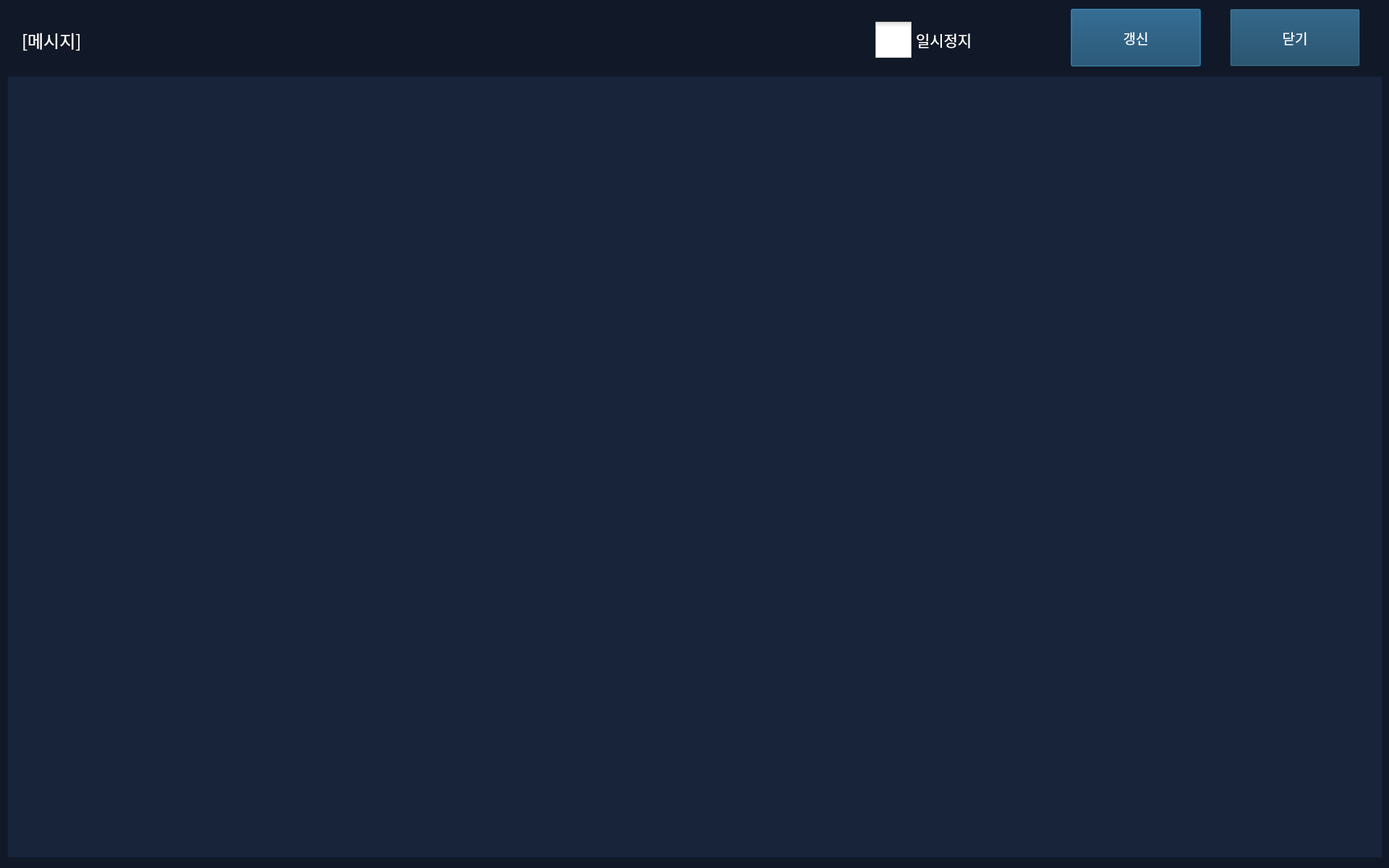
<?xml version="1.0" encoding="UTF-8"?>
<ui version="4.0">
 <class>MonView</class>
 <widget class="QDialog" name="MonView">
  <property name="geometry">
   <rect>
    <x>0</x>
    <y>0</y>
    <width>1920</width>
    <height>1200</height>
   </rect>
  </property>
  <property name="palette">
   <palette>
    <active>
     <colorrole role="WindowText">
      <brush brushstyle="SolidPattern">
       <color alpha="255">
        <red>255</red>
        <green>255</green>
        <blue>255</blue>
       </color>
      </brush>
     </colorrole>
     <colorrole role="Button">
      <brush brushstyle="SolidPattern">
       <color alpha="255">
        <red>31</red>
        <green>41</green>
        <blue>55</blue>
       </color>
      </brush>
     </colorrole>
     <colorrole role="Dark">
      <brush brushstyle="SolidPattern">
       <color alpha="255">
        <red>31</red>
        <green>41</green>
        <blue>55</blue>
       </color>
      </brush>
     </colorrole>
     <colorrole role="Text">
      <brush brushstyle="SolidPattern">
       <color alpha="255">
        <red>255</red>
        <green>255</green>
        <blue>255</blue>
       </color>
      </brush>
     </colorrole>
     <colorrole role="ButtonText">
      <brush brushstyle="SolidPattern">
       <color alpha="255">
        <red>255</red>
        <green>255</green>
        <blue>255</blue>
       </color>
      </brush>
     </colorrole>
     <colorrole role="Base">
      <brush brushstyle="SolidPattern">
       <color alpha="255">
        <red>17</red>
        <green>24</green>
        <blue>39</blue>
       </color>
      </brush>
     </colorrole>
     <colorrole role="Window">
      <brush brushstyle="SolidPattern">
       <color alpha="255">
        <red>17</red>
        <green>24</green>
        <blue>39</blue>
       </color>
      </brush>
     </colorrole>
    </active>
    <inactive>
     <colorrole role="WindowText">
      <brush brushstyle="SolidPattern">
       <color alpha="255">
        <red>255</red>
        <green>255</green>
        <blue>255</blue>
       </color>
      </brush>
     </colorrole>
     <colorrole role="Button">
      <brush brushstyle="SolidPattern">
       <color alpha="255">
        <red>31</red>
        <green>41</green>
        <blue>55</blue>
       </color>
      </brush>
     </colorrole>
     <colorrole role="Dark">
      <brush brushstyle="SolidPattern">
       <color alpha="255">
        <red>31</red>
        <green>41</green>
        <blue>55</blue>
       </color>
      </brush>
     </colorrole>
     <colorrole role="Text">
      <brush brushstyle="SolidPattern">
       <color alpha="255">
        <red>255</red>
        <green>255</green>
        <blue>255</blue>
       </color>
      </brush>
     </colorrole>
     <colorrole role="ButtonText">
      <brush brushstyle="SolidPattern">
       <color alpha="255">
        <red>255</red>
        <green>255</green>
        <blue>255</blue>
       </color>
      </brush>
     </colorrole>
     <colorrole role="Base">
      <brush brushstyle="SolidPattern">
       <color alpha="255">
        <red>17</red>
        <green>24</green>
        <blue>39</blue>
       </color>
      </brush>
     </colorrole>
     <colorrole role="Window">
      <brush brushstyle="SolidPattern">
       <color alpha="255">
        <red>17</red>
        <green>24</green>
        <blue>39</blue>
       </color>
      </brush>
     </colorrole>
    </inactive>
    <disabled>
     <colorrole role="WindowText">
      <brush brushstyle="SolidPattern">
       <color alpha="255">
        <red>31</red>
        <green>41</green>
        <blue>55</blue>
       </color>
      </brush>
     </colorrole>
     <colorrole role="Button">
      <brush brushstyle="SolidPattern">
       <color alpha="255">
        <red>31</red>
        <green>41</green>
        <blue>55</blue>
       </color>
      </brush>
     </colorrole>
     <colorrole role="Dark">
      <brush brushstyle="SolidPattern">
       <color alpha="255">
        <red>31</red>
        <green>41</green>
        <blue>55</blue>
       </color>
      </brush>
     </colorrole>
     <colorrole role="Text">
      <brush brushstyle="SolidPattern">
       <color alpha="255">
        <red>31</red>
        <green>41</green>
        <blue>55</blue>
       </color>
      </brush>
     </colorrole>
     <colorrole role="ButtonText">
      <brush brushstyle="SolidPattern">
       <color alpha="255">
        <red>31</red>
        <green>41</green>
        <blue>55</blue>
       </color>
      </brush>
     </colorrole>
     <colorrole role="Base">
      <brush brushstyle="SolidPattern">
       <color alpha="255">
        <red>17</red>
        <green>24</green>
        <blue>39</blue>
       </color>
      </brush>
     </colorrole>
     <colorrole role="Window">
      <brush brushstyle="SolidPattern">
       <color alpha="255">
        <red>17</red>
        <green>24</green>
        <blue>39</blue>
       </color>
      </brush>
     </colorrole>
    </disabled>
   </palette>
  </property>
  <property name="font">
   <font>
    <family>나눔고딕코딩</family>
    <pointsize>12</pointsize>
   </font>
  </property>
  <property name="windowTitle">
   <string>Dialog</string>
  </property>
  <property name="styleSheet">
   <string notr="true">QTableView {
    background-color: #172439;
    color: #ffffff;
    gridline-color: #333333;
    selection-background-color: #444444;
    selection-color: #ffffff;
}

QListWidget {
    background-color: #172439;
    color: #ffffff;
    gridline-color: #333333;
    selection-background-color: #444444;
    selection-color: #ffffff;
}

QHeaderView::section {
    background-color: #314155;
    color: #ffffff;
    padding: 4px;
    border: 1px solid #444444;
}

QTableView::item:selected {
    background-color: #555555;
    color: #ffffff;
}

QPushButton {
    background-color: #114060; /* Normal Blue */
    color:white;
  /*  border: none;
   color: white;
   padding: 15px 32px;
    text-align: center;
    text-decoration: none;
    display: inline-block;
    font-size: 16px;
    margin: 4px 2px;
    transition-duration: 0.4s;
    cursor: pointer;
*/
}

QPushButton:hover {
    background-color: #2980b9; /* Darker Blue */
}

QPushButton:pressed {
    background-color: #ff0000/*#1f618d; * Even Darker Blue */
}

QPushButton:checked:hover {
    background-color: #3498DB; /* Light Blue */
}

QPushButton:checked:pressed {
    background-color: #114060; /* Even Darker Green */
}

QPushButton:checked {
    background-color: #3498DB; /* Even Darker Green */
}

QPushButton:disabled {
    background-color: #114060;
    color: #666666;
 border: 2px solid #cccccc;
}
QScrollBar:vertical { 
	width: 60px;
	background:#114060;
	color: #172439;
}
QScrollBar:horizontal {
	height: 60px;
	background:#114060;
	color: #172439;
}</string>
  </property>
  <widget class="QListWidget" name="listWidget">
   <property name="geometry">
    <rect>
     <x>10</x>
     <y>105</y>
     <width>1901</width>
     <height>1081</height>
    </rect>
   </property>
   <property name="font">
    <font>
     <family>나눔고딕코딩</family>
     <pointsize>14</pointsize>
    </font>
   </property>
   <property name="styleSheet">
    <string notr="true">QScrollBar:vertical { 
	width: 60px;
}
QScrollBar:horizontal {
	height: 60px;
}</string>
   </property>
  </widget>
  <widget class="QPushButton" name="update">
   <property name="geometry">
    <rect>
     <x>1480</x>
     <y>12</y>
     <width>180</width>
     <height>80</height>
    </rect>
   </property>
   <property name="palette">
    <palette>
     <active>
      <colorrole role="WindowText">
       <brush brushstyle="SolidPattern">
        <color alpha="255">
         <red>255</red>
         <green>255</green>
         <blue>255</blue>
        </color>
       </brush>
      </colorrole>
      <colorrole role="Button">
       <brush brushstyle="SolidPattern">
        <color alpha="255">
         <red>17</red>
         <green>64</green>
         <blue>96</blue>
        </color>
       </brush>
      </colorrole>
      <colorrole role="Text">
       <brush brushstyle="SolidPattern">
        <color alpha="255">
         <red>255</red>
         <green>255</green>
         <blue>255</blue>
        </color>
       </brush>
      </colorrole>
      <colorrole role="ButtonText">
       <brush brushstyle="SolidPattern">
        <color alpha="255">
         <red>255</red>
         <green>255</green>
         <blue>255</blue>
        </color>
       </brush>
      </colorrole>
      <colorrole role="Base">
       <brush brushstyle="SolidPattern">
        <color alpha="255">
         <red>17</red>
         <green>64</green>
         <blue>96</blue>
        </color>
       </brush>
      </colorrole>
      <colorrole role="Window">
       <brush brushstyle="SolidPattern">
        <color alpha="255">
         <red>17</red>
         <green>64</green>
         <blue>96</blue>
        </color>
       </brush>
      </colorrole>
     </active>
     <inactive>
      <colorrole role="WindowText">
       <brush brushstyle="SolidPattern">
        <color alpha="255">
         <red>255</red>
         <green>255</green>
         <blue>255</blue>
        </color>
       </brush>
      </colorrole>
      <colorrole role="Button">
       <brush brushstyle="SolidPattern">
        <color alpha="255">
         <red>17</red>
         <green>64</green>
         <blue>96</blue>
        </color>
       </brush>
      </colorrole>
      <colorrole role="Text">
       <brush brushstyle="SolidPattern">
        <color alpha="255">
         <red>255</red>
         <green>255</green>
         <blue>255</blue>
        </color>
       </brush>
      </colorrole>
      <colorrole role="ButtonText">
       <brush brushstyle="SolidPattern">
        <color alpha="255">
         <red>255</red>
         <green>255</green>
         <blue>255</blue>
        </color>
       </brush>
      </colorrole>
      <colorrole role="Base">
       <brush brushstyle="SolidPattern">
        <color alpha="255">
         <red>17</red>
         <green>64</green>
         <blue>96</blue>
        </color>
       </brush>
      </colorrole>
      <colorrole role="Window">
       <brush brushstyle="SolidPattern">
        <color alpha="255">
         <red>17</red>
         <green>64</green>
         <blue>96</blue>
        </color>
       </brush>
      </colorrole>
     </inactive>
     <disabled>
      <colorrole role="WindowText">
       <brush brushstyle="SolidPattern">
        <color alpha="255">
         <red>102</red>
         <green>102</green>
         <blue>102</blue>
        </color>
       </brush>
      </colorrole>
      <colorrole role="Button">
       <brush brushstyle="SolidPattern">
        <color alpha="255">
         <red>17</red>
         <green>64</green>
         <blue>96</blue>
        </color>
       </brush>
      </colorrole>
      <colorrole role="Text">
       <brush brushstyle="SolidPattern">
        <color alpha="255">
         <red>102</red>
         <green>102</green>
         <blue>102</blue>
        </color>
       </brush>
      </colorrole>
      <colorrole role="ButtonText">
       <brush brushstyle="SolidPattern">
        <color alpha="255">
         <red>102</red>
         <green>102</green>
         <blue>102</blue>
        </color>
       </brush>
      </colorrole>
      <colorrole role="Base">
       <brush brushstyle="SolidPattern">
        <color alpha="255">
         <red>17</red>
         <green>64</green>
         <blue>96</blue>
        </color>
       </brush>
      </colorrole>
      <colorrole role="Window">
       <brush brushstyle="SolidPattern">
        <color alpha="255">
         <red>17</red>
         <green>64</green>
         <blue>96</blue>
        </color>
       </brush>
      </colorrole>
     </disabled>
    </palette>
   </property>
   <property name="font">
    <font>
     <family>나눔고딕코딩</family>
     <pointsize>14</pointsize>
    </font>
   </property>
   <property name="text">
    <string>갱신</string>
   </property>
  </widget>
  <widget class="QPushButton" name="close">
   <property name="geometry">
    <rect>
     <x>1700</x>
     <y>12</y>
     <width>180</width>
     <height>80</height>
    </rect>
   </property>
   <property name="font">
    <font>
     <family>나눔고딕코딩</family>
     <pointsize>14</pointsize>
    </font>
   </property>
   <property name="text">
    <string>닫기</string>
   </property>
  </widget>
  <widget class="QLabel" name="label">
   <property name="geometry">
    <rect>
     <x>30</x>
     <y>30</y>
     <width>181</width>
     <height>51</height>
    </rect>
   </property>
   <property name="palette">
    <palette>
     <active>
      <colorrole role="WindowText">
       <brush brushstyle="SolidPattern">
        <color alpha="255">
         <red>255</red>
         <green>255</green>
         <blue>254</blue>
        </color>
       </brush>
      </colorrole>
      <colorrole role="Text">
       <brush brushstyle="SolidPattern">
        <color alpha="254">
         <red>255</red>
         <green>255</green>
         <blue>255</blue>
        </color>
       </brush>
      </colorrole>
     </active>
     <inactive>
      <colorrole role="WindowText">
       <brush brushstyle="SolidPattern">
        <color alpha="255">
         <red>255</red>
         <green>255</green>
         <blue>254</blue>
        </color>
       </brush>
      </colorrole>
      <colorrole role="Text">
       <brush brushstyle="SolidPattern">
        <color alpha="254">
         <red>255</red>
         <green>255</green>
         <blue>255</blue>
        </color>
       </brush>
      </colorrole>
     </inactive>
     <disabled>
      <colorrole role="WindowText">
       <brush brushstyle="SolidPattern">
        <color alpha="255">
         <red>31</red>
         <green>41</green>
         <blue>55</blue>
        </color>
       </brush>
      </colorrole>
      <colorrole role="Text">
       <brush brushstyle="SolidPattern">
        <color alpha="255">
         <red>31</red>
         <green>41</green>
         <blue>55</blue>
        </color>
       </brush>
      </colorrole>
     </disabled>
    </palette>
   </property>
   <property name="font">
    <font>
     <family>나눔고딕코딩</family>
     <pointsize>18</pointsize>
    </font>
   </property>
   <property name="text">
    <string>[메시지]</string>
   </property>
  </widget>
  <widget class="QCheckBox" name="pause">
   <property name="geometry">
    <rect>
     <x>1210</x>
     <y>20</y>
     <width>181</width>
     <height>70</height>
    </rect>
   </property>
   <property name="palette">
    <palette>
     <active>
      <colorrole role="WindowText">
       <brush brushstyle="SolidPattern">
        <color alpha="255">
         <red>255</red>
         <green>255</green>
         <blue>255</blue>
        </color>
       </brush>
      </colorrole>
     </active>
     <inactive>
      <colorrole role="WindowText">
       <brush brushstyle="SolidPattern">
        <color alpha="255">
         <red>255</red>
         <green>255</green>
         <blue>255</blue>
        </color>
       </brush>
      </colorrole>
     </inactive>
     <disabled>
      <colorrole role="WindowText">
       <brush brushstyle="SolidPattern">
        <color alpha="255">
         <red>31</red>
         <green>41</green>
         <blue>55</blue>
        </color>
       </brush>
      </colorrole>
     </disabled>
    </palette>
   </property>
   <property name="font">
    <font>
     <family>나눔고딕코딩</family>
     <pointsize>16</pointsize>
    </font>
   </property>
   <property name="styleSheet">
    <string notr="true">QCheckBox::indicator {
     width: 50px;
     height: 50px;
}

QCheckBox::indicator:checked:disabled
{
	image: url(:images/checkbox_checked.png);
}
QCheckBox::indicator:unchecked:disabled
{
	image: url(:images/checkbox_normal.png);
}

QCheckBox::indicator:checked {
	image: url(:images/checkbox_checked_dis.png);
}

QCheckBox::indicator:unchecked {
	image: url(:images/checkbox_normal_dis.png);
}
</string>
   </property>
   <property name="text">
    <string>일시정지</string>
   </property>
  </widget>
 </widget>
 <resources/>
 <connections>
  <connection>
   <sender>close</sender>
   <signal>clicked()</signal>
   <receiver>MonView</receiver>
   <slot>reject()</slot>
   <hints>
    <hint type="sourcelabel">
     <x>1789</x>
     <y>44</y>
    </hint>
    <hint type="destinationlabel">
     <x>959</x>
     <y>599</y>
    </hint>
   </hints>
  </connection>
 </connections>
</ui>
